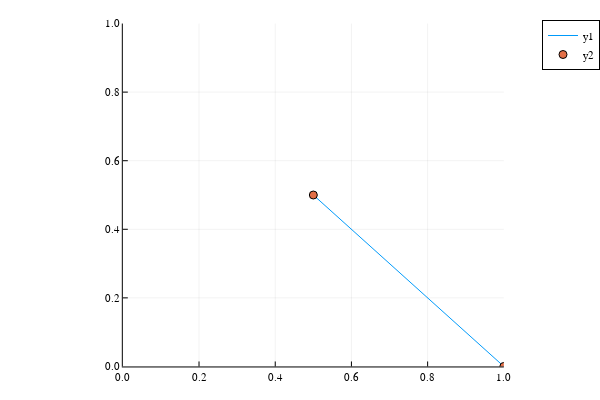

The cell this chart's notebook holds for it:
### Code cell
plot([p.e1,q.e1],[p.e2,q.e2])
scatter!([p.e1,q.e1],[p.e2,q.e2], xlims=(0,1),ylims=(0,1), aspect_ratio=1)

### Figure 1 — Plotly figure (JSON) as saved in the notebook; plotly's stock layout.template omitted (floating-point values rounded to 4 significant figures)
{"data": [{"colorbar": {"len": 0.9525, "title": {"text": ""}, "x": 0.8397, "y": 0.5139}, "legendgroup": "y1", "line": {"color": "rgba(0, 154, 250, 1.000)", "dash": "solid", "shape": "linear", "width": 1}, "mode": "lines", "name": "y1", "showlegend": true, "type": "scatter", "x": [0.5, 1], "xaxis": "x", "y": [0.5, 0], "yaxis": "y", "zmax": null, "zmin": null}, {"colorbar": {"len": 0.9525, "title": {"text": ""}, "x": 0.8397, "y": 0.5139}, "legendgroup": "y2", "marker": {"color": "rgba(227, 111, 71, 1.000)", "line": {"color": "rgba(0, 0, 0, 1)", "width": 1}, "size": 8, "symbol": "circle"}, "mode": "markers", "name": "y2", "showlegend": true, "type": "scatter", "x": [0.5, 1], "xaxis": "x", "y": [0.5, 0], "yaxis": "y", "zmax": null, "zmin": null}], "layout": {"annotations": [], "height": 400, "legend": {"bgcolor": "rgba(255, 255, 255, 1.000)", "bordercolor": "rgba(0, 0, 0, 1)", "borderwidth": 1, "font": {"color": "rgba(0, 0, 0, 1)", "family": "sans-serif", "size": 11}, "title": {"font": {"color": "rgba(0, 0, 0, 1)", "family": "sans-serif", "size": 15}, "text": ""}, "tracegroupgap": 0, "traceorder": "normal", "x": 1, "xanchor": "auto", "y": 1, "yanchor": "auto"}, "margin": {"b": 20, "l": 0, "r": 0, "t": 20}, "paper_bgcolor": "rgba(255, 255, 255, 1.000)", "plot_bgcolor": "rgba(255, 255, 255, 1.000)", "showlegend": true, "width": 600, "xaxis": {"anchor": "y", "domain": [0.2047, 0.8397], "gridcolor": "rgba(0, 0, 0, 0.1)", "gridwidth": 0.5, "linecolor": "rgba(0, 0, 0, 1)", "mirror": false, "range": [0, 1], "showgrid": true, "showline": true, "showticklabels": true, "tickangle": 0, "tickcolor": "rgb(0, 0, 0)", "tickfont": {"color": "rgba(0, 0, 0, 1)", "family": "sans-serif", "size": 11}, "tickmode": "array", "ticks": "inside", "ticktext": ["0.0", "0.2", "0.4", "0.6", "0.8", "1.0"], "tickvals": [0, 0.2, 0.4, 0.6, 0.8, 1], "title": {"font": {"color": "rgba(0, 0, 0, 1)", "family": "sans-serif", "size": 15}, "text": ""}, "type": "linear", "visible": true, "zeroline": false, "zerolinecolor": "rgba(0, 0, 0, 1)"}, "yaxis": {"anchor": "x", "domain": [0.03762, 0.9902], "gridcolor": "rgba(0, 0, 0, 0.1)", "gridwidth": 0.5, "linecolor": "rgba(0, 0, 0, 1)", "mirror": false, "range": [0, 1], "showgrid": true, "showline": true, "showticklabels": true, "tickangle": 0, "tickcolor": "rgb(0, 0, 0)", "tickfont": {"color": "rgba(0, 0, 0, 1)", "family": "sans-serif", "size": 11}, "tickmode": "array", "ticks": "inside", "ticktext": ["0.0", "0.2", "0.4", "0.6", "0.8", "1.0"], "tickvals": [0, 0.2, 0.4, 0.6, 0.8, 1], "title": {"font": {"color": "rgba(0, 0, 0, 1)", "family": "sans-serif", "size": 15}, "text": ""}, "type": "linear", "visible": true, "zeroline": false, "zerolinecolor": "rgba(0, 0, 0, 1)"}}}
